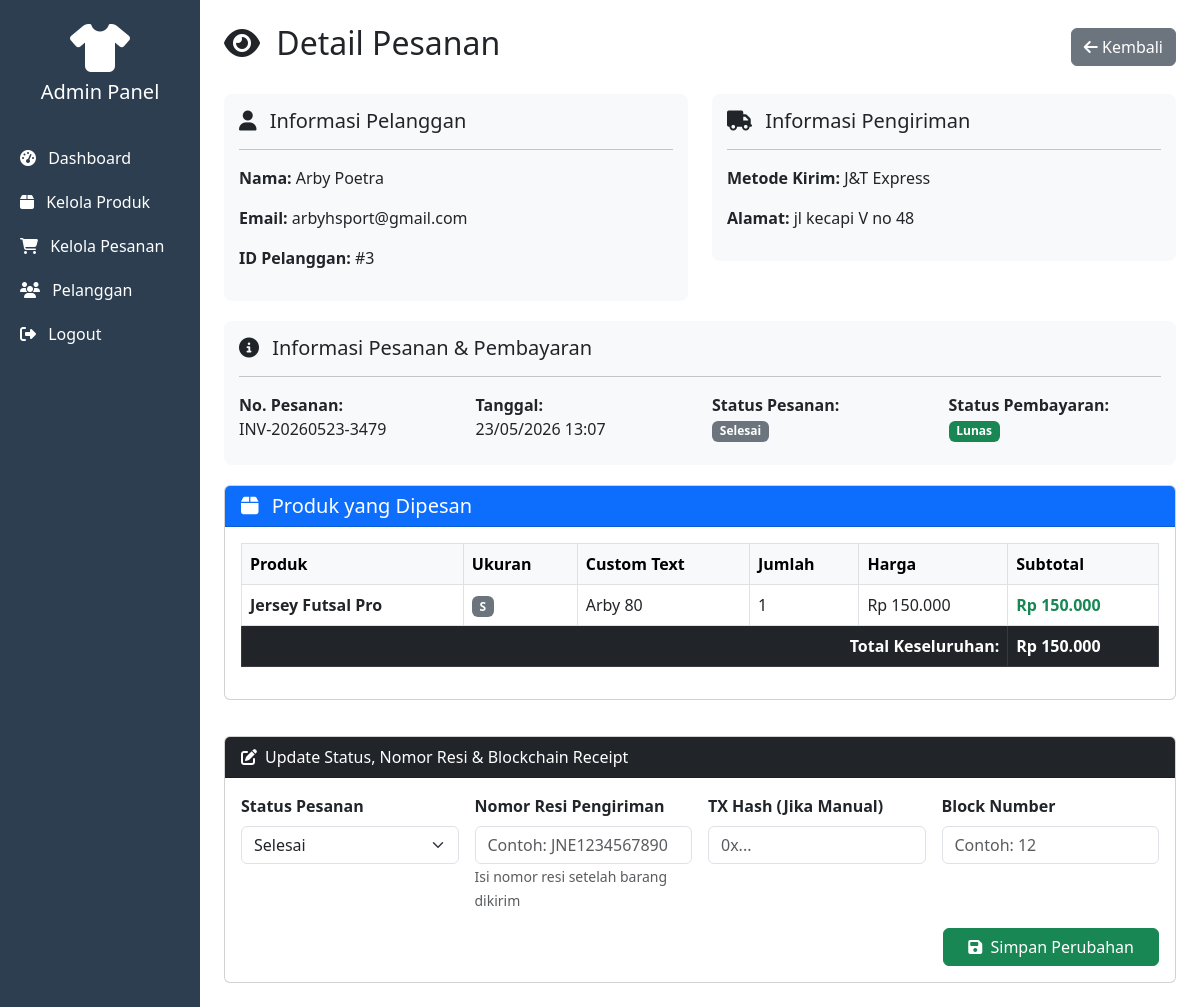
/admin/order-detail.php?id=7 (signed in), run on the app's committed database.
### tables this page shows
CREATE TABLE `users` (
  `id` int(11) NOT NULL,
  `username` varchar(50) NOT NULL,
  `email` varchar(100) NOT NULL,
  `password` varchar(255) NOT NULL,
  `role` enum('admin','customer') DEFAULT 'customer',
  `created_at` timestamp NOT NULL DEFAULT current_timestamp(),
  `updated_at` timestamp NOT NULL DEFAULT current_timestamp() ON UPDATE current_timestamp()
);

CREATE TABLE `orders` (
  `id` int(11) NOT NULL,
  `user_id` int(11) NOT NULL,
  `order_number` varchar(50) NOT NULL,
  `total_amount` decimal(12,2) NOT NULL,
  `status` enum('pending','paid','production','shipped','completed','cancelled') DEFAULT 'pending',
  `payment_status` enum('unpaid','paid') DEFAULT 'unpaid',
  `shipping_method` varchar(50) DEFAULT NULL,
  `shipping_address` text DEFAULT NULL,
  `tracking_number` varchar(100) DEFAULT NULL,
  `notes` text DEFAULT NULL,
  `created_at` timestamp NOT NULL DEFAULT current_timestamp(),
  `updated_at` timestamp NOT NULL DEFAULT current_timestamp() ON UPDATE current_timestamp()
);

CREATE TABLE `order_items` (
  `id` int(11) NOT NULL,
  `order_id` int(11) NOT NULL,
  `product_id` int(11) NOT NULL,
  `quantity` int(11) NOT NULL,
  `price` decimal(12,2) NOT NULL,
  `custom_design` varchar(255) DEFAULT NULL,
  `custom_text` varchar(100) DEFAULT NULL,
  `size` varchar(10) DEFAULT NULL,
  `color` varchar(50) DEFAULT NULL,
  `created_at` timestamp NOT NULL DEFAULT current_timestamp()
);

CREATE TABLE `products` (
  `id` int(11) NOT NULL,
  `name` varchar(100) NOT NULL,
  `category` varchar(50) NOT NULL,
  `material` varchar(100) DEFAULT NULL,
  `price` decimal(12,2) NOT NULL,
  `description` text DEFAULT NULL,
  `image` varchar(255) DEFAULT NULL,
  `sizes` varchar(100) DEFAULT 'S,M,L,XL,XXL',
  `colors` text DEFAULT NULL,
  `stock` int(11) DEFAULT 100,
  `created_at` timestamp NOT NULL DEFAULT current_timestamp(),
  `updated_at` timestamp NOT NULL DEFAULT current_timestamp() ON UPDATE current_timestamp()
);

### admin/order-detail.php (the view, shortened to what this page needs)
<?php
require_once '../config/database.php';
$order_id = isset($_GET['id']) ? $_GET['id'] : 0;
$stmt = $pdo->prepare("SELECT * FROM orders WHERE id = ?");
$stmt->execute([$order_id]);
$order = $stmt->fetch();
$stmt = $pdo->prepare("
    SELECT oi.*, p.name
    FROM order_items oi
    JOIN products p ON oi.product_id = p.id
    WHERE oi.order_id = ?
");
$stmt->execute([$order_id]);
$items = $stmt->fetchAll();
$stmt = $pdo->prepare("SELECT * FROM users WHERE id = ?");
$stmt->execute([$order['user_id']]);
$customer = $stmt->fetch();
?>
<!DOCTYPE html>
<html lang="id">
<head>
    <link href="https://cdn.jsdelivr.net/npm/bootstrap@5.3.0/dist/css/bootstrap.min.css" rel="stylesheet">
    <link href="https://cdnjs.cloudflare.com/ajax/libs/font-awesome/6.4.0/css/all.min.css" rel="stylesheet">
</head>
<body>
    <div class="container-fluid">
        <div class="row">
            <div class="col-md-2 p-0 sidebar">
                <div class="text-center py-4">
                    <i class="fas fa-tshirt fa-3x text-white"></i>
                    <h5 class="text-white mt-2">Admin Panel</h5>
                </div>
                <a href="dashboard.php"><i class="fas fa-tachometer-alt me-2"></i> Dashboard</a>
                <a href="products.php"><i class="fas fa-box me-2"></i> Kelola Produk</a>
                <a href="orders.php"><i class="fas fa-shopping-cart me-2"></i> Kelola Pesanan</a>
                <a href="customers.php"><i class="fas fa-users me-2"></i> Pelanggan</a>
                <a href="../logout.php"><i class="fas fa-sign-out-alt me-2"></i> Logout</a>
            </div>
            <div class="col-md-10 p-4">
                <div class="d-flex justify-content-between align-items-center mb-4">
                    <h2><i class="fas fa-eye me-2"></i> Detail Pesanan</h2>
                    <div>
                        <a href="orders.php" class="btn btn-secondary">
                            <i class="fas fa-arrow-left"></i> Kembali
                        </a>
                    </div>
                </div>
                <div class="row">
                    <div class="col-md-6">
                        <div class="info-box">
                            <h5><i class="fas fa-user me-2"></i> Informasi Pelanggan</h5>
                            <hr>
                            <p><strong>Nama:</strong> <?php echo htmlspecialchars($customer['username']); ?></p>
                            <p><strong>Email:</strong> <?php echo htmlspecialchars($customer['email']); ?></p>
                            <p><strong>ID Pelanggan:</strong> #<?php echo $customer['id']; ?></p>
                        </div>
                    </div>
                    <div class="col-md-6">
                        <div class="info-box">
                            <h5><i class="fas fa-truck me-2"></i> Informasi Pengiriman</h5>
                            <hr>
                            <p><strong>Metode Kirim:</strong> <?php echo $order['shipping_method']; ?></p>
                            <p><strong>Alamat:</strong> <?php echo nl2br(htmlspecialchars($order['shipping_address'])); ?></p>
                        </div>
                    </div>
                </div>
                <div class="info-box">
                    <h5><i class="fas fa-info-circle me-2"></i> Informasi Pesanan & Pembayaran</h5>
                    <hr>
                    <div class="row">
                        <div class="col-md-3 mb-2">
                            <strong>No. Pesanan:</strong><br>
                            <?php echo $order['order_number']; ?>
                        </div>
                        <div class="col-md-3 mb-2">
                            <strong>Tanggal:</strong><br>
                            <?php echo date('d/m/Y H:i', strtotime($order['created_at'])); ?>
                        </div>
                        <div class="col-md-3 mb-2">
                            <strong>Status Pesanan:</strong><br>
                            <span class="badge bg-<?php
                                echo $order['status'] == 'pending' ? 'warning' :
                                    ($order['status'] == 'paid' ? 'info' :
                                    ($order['status'] == 'production' ? 'primary' :
                                    ($order['status'] == 'shipped' ? 'success' :
                                    ($order['status'] == 'cancelled' ? 'danger' : 'secondary'))));
                            ?>">
                                <?php
                                $status_map = [
                                    'pending' => 'Menunggu Pembayaran',
                                    'paid' => 'Dibayar',
                                    'production' => 'Dalam Produksi',
                                    'shipped' => 'Dikirim',
                                    'completed' => 'Selesai',
                                    'cancelled' => 'Dibatalkan'
                                ];
                                echo $status_map[$order['status']] ?? ucfirst($order['status']);
                                ?>
                            </span>
                        </div>
                        <div class="col-md-3 mb-2">
                            <strong>Status Pembayaran:</strong><br>
                            <span class="badge bg-<?php echo $order['payment_status'] == 'paid' ? 'success' : 'danger'; ?>">
                                <?php echo $order['payment_status'] == 'paid' ? 'Lunas' : 'Belum Dibayar'; ?>
                            </span>
                        </div>
                    </div>
                </div>
                <div class="card">
                    <div class="card-header bg-primary text-white">
                        <h5 class="mb-0"><i class="fas fa-box me-2"></i> Produk yang Dipesan</h5>
                    </div>
                    <div class="card-body">
                        <div class="table-responsive">
                            <table class="table table-bordered">
                                <thead class="table-light">
                                    <tr>
                                        <th>Produk</th>
                                        <th>Ukuran</th>
                                        <th>Custom Text</th>
                                        <th>Jumlah</th>
                                        <th>Harga</th>
                                        <th>Subtotal</th>
                                    </tr>
                                </thead>
                                <tbody>
                                    <?php foreach($items as $item): ?>
                                    <tr>
                                        <td><strong><?php echo htmlspecialchars($item['name']); ?></strong></td>
                                        <td><span class="badge bg-secondary"><?php echo $item['size']; ?></span></td>
                                        <td><?php echo $item['custom_text'] ?: '<em class="text-muted">-</em>'; ?></td>
                                        <td><?php echo $item['quantity']; ?> </td>
                                        <td>Rp <?php echo number_format($item['price'], 0, ',', '.'); ?> </td>
                                        <td class="text-success fw-bold">Rp <?php echo number_format($item['price'] * $item['quantity'], 0, ',', '.'); ?> </td>
                                    </tr>
                                    <?php endforeach; ?>
                                </tbody>
                                <tfoot class="table-dark">
                                    <tr>
                                        <td colspan="5" class="text-end fw-bold">Total Keseluruhan:</td>
                                        <td class="fw-bold">Rp <?php echo number_format($order['total_amount'], 0, ',', '.'); ?></td>
                                    </tr>
                                </tfoot>
                            </table>
                        </div>
                    </div>
                </div>
                <?php if($order['status'] != 'cancelled'): ?>
                <div class="card mt-3">
                    <div class="card-header bg-dark text-white"><i class="fas fa-edit me-2"></i>Update Status, Nomor Resi & Blockchain Receipt</div>
                    <div class="card-body">
                        <form method="POST">
                            <div class="row g-3">
                                <div class="col-md-3">
                                    <label class="form-label fw-bold">Status Pesanan</label>
                                    <select name="new_status" class="form-select">
                                        <?php foreach(['pending'=>'Pending','paid'=>'Dibayar','production'=>'Produksi','shipped'=>'Dikirim','completed'=>'Selesai'] as $val=>$label): ?>
                                        <option value="<?=$val?>" <?=$order['status']==$val?'selected':''?>><?=$label?></option>
                                        <?php endforeach; ?>
                                    </select>
                                </div>
                                <div class="col-md-3">
                                    <label class="form-label fw-bold">Nomor Resi Pengiriman</label>
                                    <input type="text" name="tracking_number" class="form-control"
                                        placeholder="Contoh: JNE1234567890"
                                        value="<?=htmlspecialchars($order['tracking_number'] ?? '')?>">
                                    <small class="text-muted">Isi nomor resi setelah barang dikirim</small>
                                </div>
                                <div class="col-md-3">
                                    <label class="form-label fw-bold">TX Hash (Jika Manual)</label>
                                    <input type="text" name="tx_hash" class="form-control"
                                        placeholder="0x..."
                                        value="<?=htmlspecialchars($order['tx_hash'] ?? '')?>">
                                </div>
                                <div class="col-md-3">
                                    <label class="form-label fw-bold">Block Number</label>
                                    <input type="text" name="block_number" class="form-control"
                                        placeholder="Contoh: 12"
                                        value="<?=htmlspecialchars($order['block_number'] ?? '')?>">
                                </div>
                                <div class="col-12 text-end">
                                    <button type="submit" class="btn btn-success px-4">
                                        <i class="fas fa-save me-1"></i> Simpan Perubahan
                                    </button>
                                </div>
                            </div>
                        </form>
                    </div>
                </div>
                <?php endif; ?>
            </div>
        </div>
    </div>
</body>
</html>

### admin/order-detail.php (style rules this page uses)
.sidebar { min-height: 100vh; background: #2c3e50; }
.sidebar a { color: white; text-decoration: none; padding: 10px 20px; display: block; transition: 0.3s; }
.info-box { background: #f8f9fa; padding: 15px; border-radius: 8px; margin-bottom: 20px; }

### data on the page
users: username "Arby Poetra", email "arbyhsport@gmail.com", id "3"
orders: shipping_method "J&T Express", shipping_address "jl kecapi V no 48", order_number "INV-20260523-3479", created_at "23/05/2026 13:07", status "Selesai", total_amount "150.000", new_status "Selesai"
order_items: product.name "Jersey Futsal Pro", size "S", custom_text "Arby 80", quantity "1", price "150.000", $item['price'] * $item['quantity'] "150.000"
